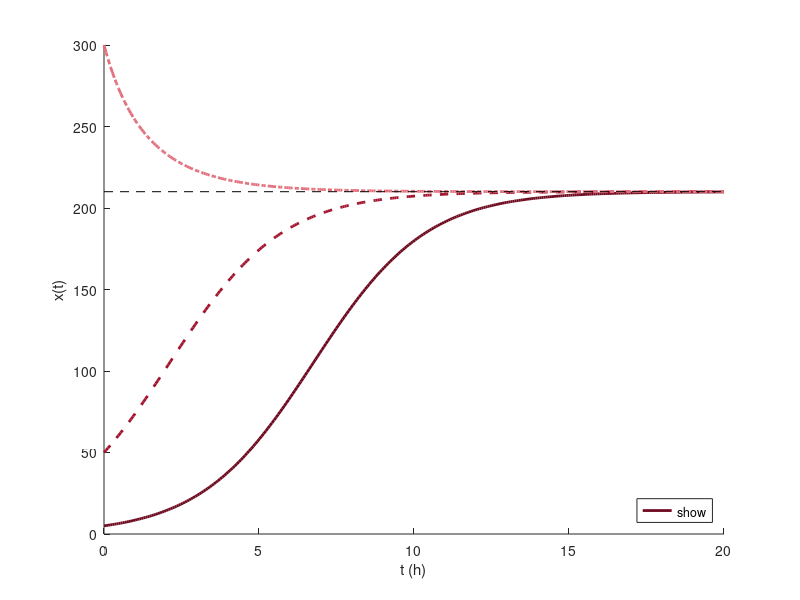

Reproduce this figure in MATLAB.
% Fig. 3.12: Logistic growth of yeast (book, Section 3.2, Eq. 3.19 and 3.20)
% dx/dt = r (1 - x/K) x with r = 0.55 per hour, K = 210 (million cells per ml); solution x(t) = x0 K / (x0 + (K - x0) e^(-rt))
% (c) 2026 Philipp Kügler · Program for the book "Dynamical Systems in the Life Sciences" · MIT License (see LICENSE)
r = 0.55; K = 210;
x = @(t, x0) x0 * K ./ (x0 + (K - x0) * exp(-r * t));
t = linspace(0, 20, 300);
rot = [0.43 0.04 0.12; 0.64 0.08 0.18; 0.89 0.44 0.49]; stil = {'-', '--', '-.'}; x0s = [5 50 300];
hold on
for i = 1:3
    plot(t, x(t, x0s(i)), stil{i}, 'Color', rot(i, :), 'LineWidth', 2, 'DisplayName', sprintf('x0 = %d', x0s(i)));
    fprintf('x0 = %3d: x(5) = %6.2f,  x(20) = %6.2f\n', x0s(i), x(5, x0s(i)), x(20, x0s(i)));
end
plot([0 20], [K K], 'k--', 'HandleVisibility', 'off'); hold off
xlabel('t (h)'); ylabel('x(t)'); legend('show', 'Location', 'southeast');
